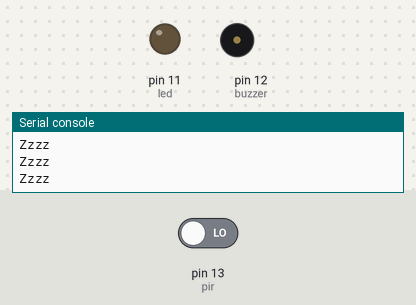
The program below on a simulated MicroPython board. Shown: output pins drawn as LEDs (lit = HIGH), buzzer (waves = sounding, pin HIGH), the last lines printed to the serial console. The inputs (shaded band) are chosen by the test bench; at power-on: pin 13 (pir) LOW.

Above: at 1.3 s.
1.4 s: pin 13 (pir) driven HIGH
At 2.0 s:
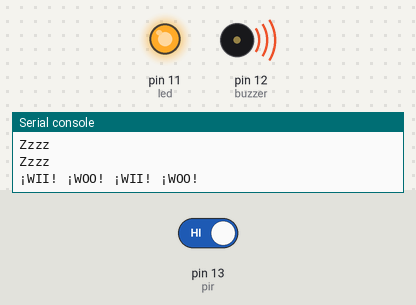
3.1 s: pin 13 (pir) driven LOW
At 4.3 s:
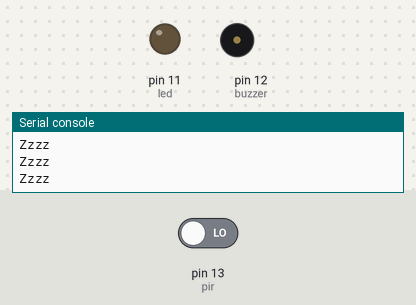
Timing chart, 0 to 6.1 s (numbered marks = the images above; inputs shaded):
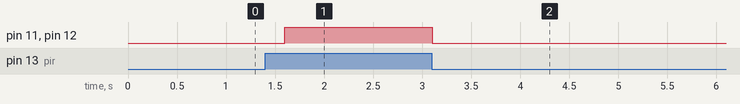

Measured:
- after the input at 1.4 s, pin 11 (led), pin 12 (buzzer): LOW → HIGH after 0.20 s
- after the input at 3.1 s, pin 11 (led), pin 12 (buzzer): HIGH → LOW at once

The program:

main.py
```python
from machine import Pin
import time

time.sleep(0.1) # Wait for USB to become ready

pir = Pin(13, Pin.IN)
buzzer = Pin(12, Pin.OUT)
led = Pin(11, Pin.OUT)

while True:
    if pir.value():
        buzzer.on()
        led.on()
        print("¡WII! ¡WOO! ¡WII! ¡WOO!")
    else:
        led.off()
        buzzer.off()
        print("Zzzz")
    time.sleep(0.5)
```
